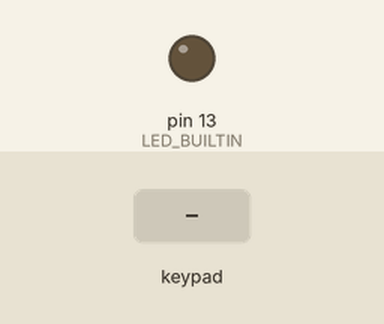
A sketch run on a simulated Arduino Uno, built with avr-gcc and run on an emulated ATmega328P. On the bench: output pins drawn as LEDs (lit = HIGH). Dashed ring = blinking. The test bench sets the inputs (shaded band).

Above: at 1.2 s.
1.3 s: key '2' pressed
At 1.45 s:
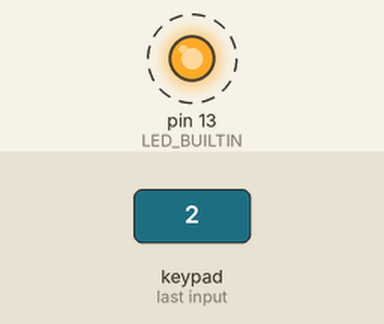
3.7 s: keypad keys 9 8 7 6 pressed 0.4 s apart
At 3.85 s:
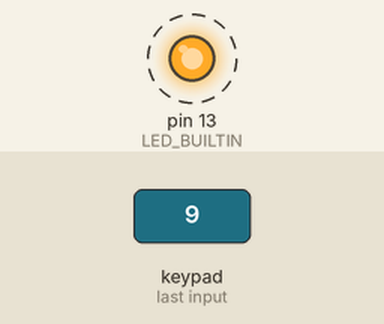
Timing chart, 0 to 12.8 s (numbered marks = the images above; inputs shaded):
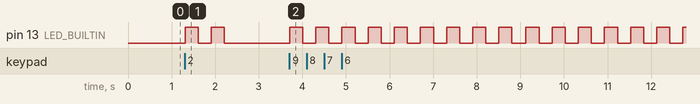

The sketch:

keypad_challenge_3.ino
```cpp
#include <Keypad.h>

const byte ROWS = 4;
const byte COLS = 4;

char hexaKeys[ROWS][COLS] = {
  {'1', '2', '3', 'A'},
  {'4', '5', '6', 'B'},
  {'7', '8', '9', 'C'},
  {'*', '0', '#', 'D'}
};

byte rowPins[ROWS] = {9, 8, 7, 6};
byte colPins[COLS] = {5, 4, 3, 2};

Keypad customKeypad = Keypad(makeKeymap(hexaKeys), rowPins, colPins, ROWS, COLS);

void setup(){
  Serial.begin(9600);
  pinMode(LED_BUILTIN, OUTPUT);
}

void loop(){

  char customKey = customKeypad.getKey();
  int numberOfFlashes = customKey - '0';

  if (customKey) {
    for (int i=0;i<numberOfFlashes;i++) {
      flash();
    }
  }
}


void flash() {
  digitalWrite(LED_BUILTIN, HIGH);   // turn the LED on (HIGH is the voltage level)
  delay(300);                       // wait for a second
  digitalWrite(LED_BUILTIN, LOW);    // turn the LED off by making the voltage LOW
  delay(300);
}
```

Measured:
- after the input at 1.3 s, pin 13 (LED_BUILTIN): alternates HIGH for 0.30 s and LOW for 0.30 s, 4 changes in all, then stays LOW, starting at once
- after the input at 3.7 s, pin 13 (LED_BUILTIN): alternates HIGH for 0.30 s and LOW for 0.30 s, starting at once
